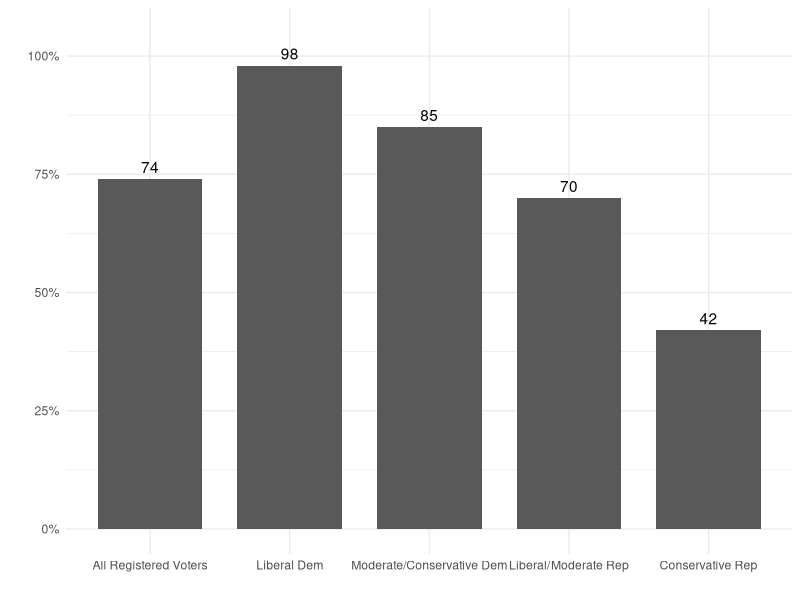
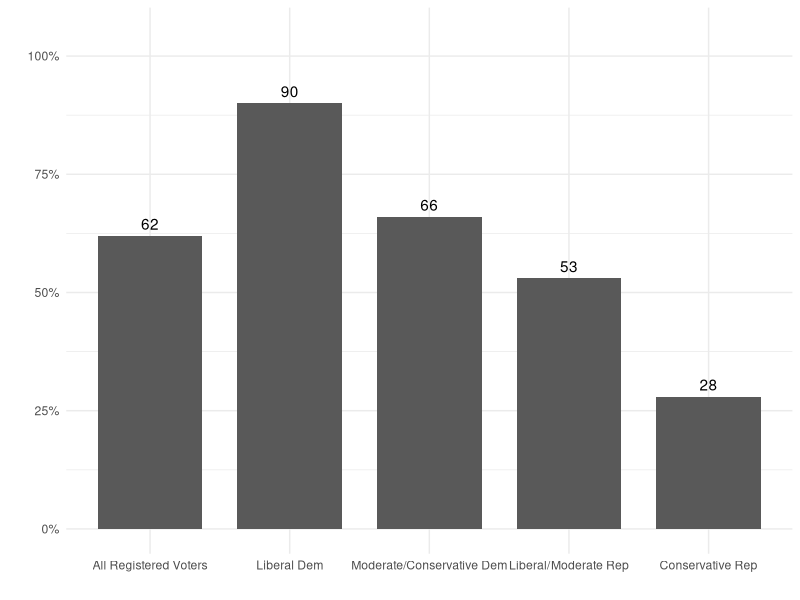
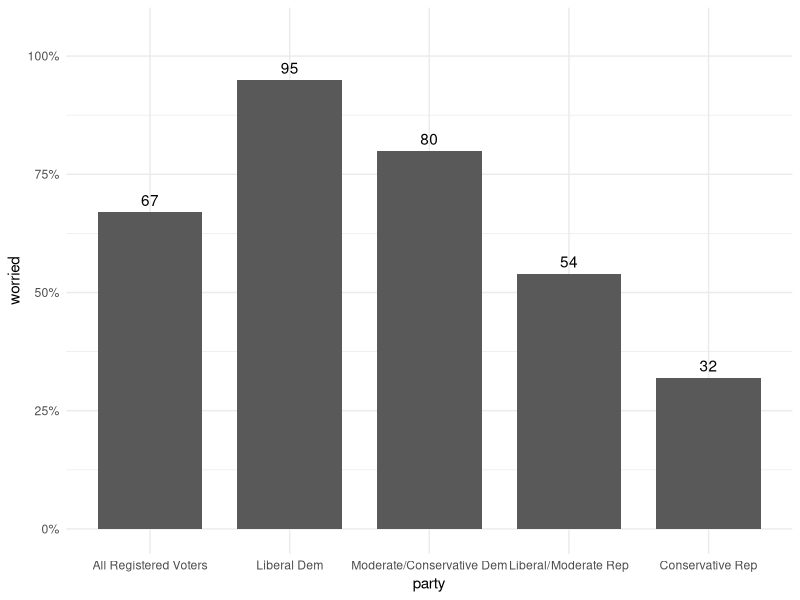
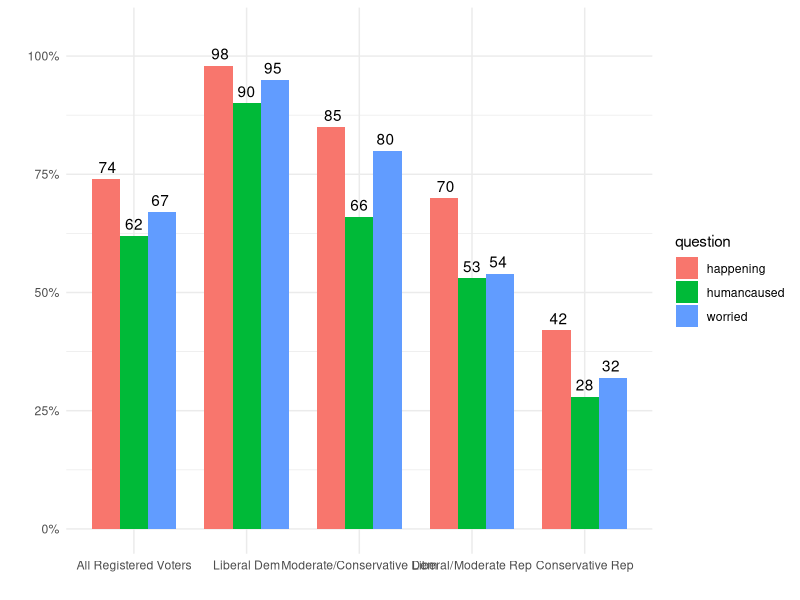

These figures' R source, in order:


# • Weighted percentages among registered voters of each of the groups discussed in this report:
#   Ø Democrats (total) including leaners: 48%
# o Liberal Democrats: 29%
# o Moderate/ConservativeDemocrats:19%
# § (Moderate Democrats: 18%; Conservative Democrats: 1%)
# Ø Independents excluding leaners: 10%
# Ø Republicans (total) including leaners: 36% o Liberal/ModerateRepublicans:12%
#   § (Liberal Republicans: 1%; Moderate Republicans: 11%) o ConservativeRepublicans:23%
# Ø No party/Not interested in politics/Refused: 6% (included in results reported for "All Registered Voters" only)

# december 2018 numbers
library(tidyverse)
library(scales)

climate <- data.frame(party=c("Liberal Dem", "Moderate/Conservative Dem", 
                   "Liberal/Moderate Rep", "Conservative Rep", "All Registered Voters"), 
           happening=c(.98, .85, .70, .42, .74), 
           humancaused=c(.90, .66, .53, .28, .62),
           worried=c(.95, .80, .54, .32, .67))

climate$party <- factor(climate$party, levels=c("All Registered Voters", "Liberal Dem", "Moderate/Conservative Dem", 
                                                "Liberal/Moderate Rep", "Conservative Rep"))

ggplot(climate, aes(x=party, y=happening)) + 
  stat_summary(fun.y="sum", geom="bar", width=0.75) + 
  theme_minimal() + scale_y_continuous(labels=percent, limits = c(0,1.05)) + 
  labs(x="",y="") +
  geom_text(aes(x=party, y=happening, label=100*happening), vjust=-0.5) 


ggplot(climate, aes(x=party, y=humancaused)) + 
  stat_summary(fun.y="sum", geom="bar", width=0.75) + 
  theme_minimal() + scale_y_continuous(labels=percent, limits = c(0,1.05)) + 
  labs(x="",y="") +
  geom_text(aes(x=party, y=humancaused, label=100*humancaused), vjust=-0.5) 

ggplot(climate, aes(x=party, y=worried)) + 
  stat_summary(fun.y="sum", geom="bar", width=0.75) + 
  theme_minimal() + scale_y_continuous(labels=percent, limits = c(0,1.05)) + 
  geom_text(aes(x=party, y=worried, label=100*worried), vjust=-0.5) 


climate2 <- gather(data=climate, key="question", value="perc", happening, humancaused, worried)

ggplot(climate2, aes(x=party, y=perc, fill=question)) + 
  stat_summary(fun.y="sum", geom="bar", width=0.75, position="dodge")+
  geom_text(aes(x=party, y=perc, label=100*perc), vjust=-0.5, position=position_dodge(width = 0.7)) +
  labs(x="",y="")+ scale_y_continuous(labels=percent, limits = c(0,1.05)) + theme_minimal()

